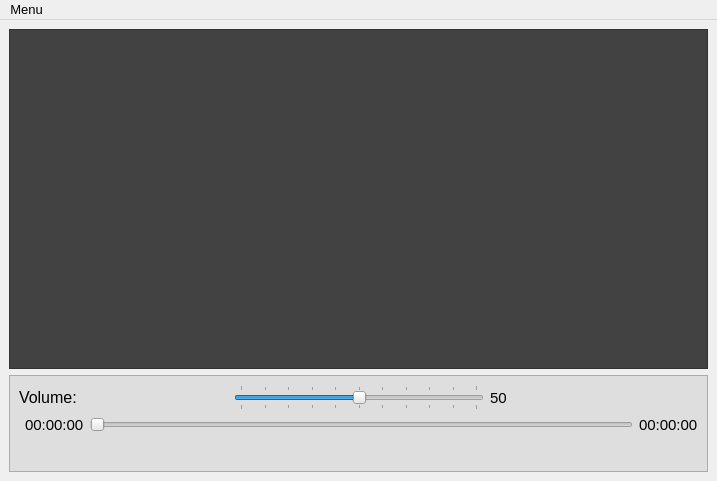
<?xml version="1.0" encoding="UTF-8"?>
<ui version="4.0">
 <class>SimpleMusiPlayer</class>
 <widget class="QMainWindow" name="SimpleMusiPlayer">
  <property name="geometry">
   <rect>
    <x>0</x>
    <y>0</y>
    <width>717</width>
    <height>481</height>
   </rect>
  </property>
  <property name="windowTitle">
   <string>Simple Music Player</string>
  </property>
  <property name="windowIcon">
   <iconset resource="utils/music_res.qrc">
    <normaloff>:/img/images/CD.png</normaloff>:/img/images/CD.png</iconset>
  </property>
  <widget class="QWidget" name="centralwidget">
   <layout class="QVBoxLayout" name="verticalLayout_3">
    <item>
     <widget class="QListWidget" name="listWidget">
      <property name="font">
       <font>
        <pointsize>13</pointsize>
        <weight>75</weight>
        <bold>true</bold>
       </font>
      </property>
      <property name="cursor" stdset="0">
       <cursorShape>PointingHandCursor</cursorShape>
      </property>
      <property name="styleSheet">
       <string notr="true">background-color: rgb(66, 66, 66);
color: rgb(255, 255, 127);
selection-background-color: rgb(255, 255, 82);
selection-color: rgb(66, 66, 66);</string>
      </property>
     </widget>
    </item>
    <item>
     <widget class="QFrame" name="frame_6">
      <property name="styleSheet">
       <string notr="true">background-color: rgb(222, 222, 222);</string>
      </property>
      <property name="frameShape">
       <enum>QFrame::StyledPanel</enum>
      </property>
      <property name="frameShadow">
       <enum>QFrame::Raised</enum>
      </property>
      <layout class="QVBoxLayout" name="verticalLayout">
       <item>
        <widget class="QFrame" name="frame_5">
         <property name="font">
          <font>
           <pointsize>1</pointsize>
          </font>
         </property>
         <property name="frameShape">
          <enum>QFrame::NoFrame</enum>
         </property>
         <property name="frameShadow">
          <enum>QFrame::Raised</enum>
         </property>
         <layout class="QHBoxLayout" name="horizontalLayout_4">
          <property name="leftMargin">
           <number>0</number>
          </property>
          <property name="topMargin">
           <number>0</number>
          </property>
          <property name="rightMargin">
           <number>0</number>
          </property>
          <property name="bottomMargin">
           <number>0</number>
          </property>
          <item>
           <widget class="QLabel" name="label">
            <property name="font">
             <font>
              <pointsize>12</pointsize>
             </font>
            </property>
            <property name="text">
             <string>Volume:</string>
            </property>
           </widget>
          </item>
          <item>
           <widget class="QSlider" name="volumeSlider">
            <property name="minimumSize">
             <size>
              <width>250</width>
              <height>0</height>
             </size>
            </property>
            <property name="maximumSize">
             <size>
              <width>250</width>
              <height>16777215</height>
             </size>
            </property>
            <property name="cursor">
             <cursorShape>PointingHandCursor</cursorShape>
            </property>
            <property name="minimum">
             <number>0</number>
            </property>
            <property name="maximum">
             <number>100</number>
            </property>
            <property name="singleStep">
             <number>1</number>
            </property>
            <property name="value">
             <number>50</number>
            </property>
            <property name="orientation">
             <enum>Qt::Horizontal</enum>
            </property>
            <property name="invertedAppearance">
             <bool>false</bool>
            </property>
            <property name="invertedControls">
             <bool>false</bool>
            </property>
            <property name="tickPosition">
             <enum>QSlider::TicksBothSides</enum>
            </property>
            <property name="tickInterval">
             <number>10</number>
            </property>
           </widget>
          </item>
          <item>
           <widget class="QLabel" name="volume_label">
            <property name="font">
             <font>
              <pointsize>11</pointsize>
              <weight>50</weight>
              <bold>false</bold>
             </font>
            </property>
            <property name="text">
             <string>50</string>
            </property>
           </widget>
          </item>
         </layout>
        </widget>
       </item>
       <item>
        <widget class="QFrame" name="frame_2">
         <property name="frameShape">
          <enum>QFrame::NoFrame</enum>
         </property>
         <property name="frameShadow">
          <enum>QFrame::Raised</enum>
         </property>
         <layout class="QHBoxLayout" name="horizontalLayout">
          <property name="leftMargin">
           <number>0</number>
          </property>
          <property name="topMargin">
           <number>0</number>
          </property>
          <property name="rightMargin">
           <number>0</number>
          </property>
          <property name="bottomMargin">
           <number>0</number>
          </property>
          <item>
           <widget class="QFrame" name="frame">
            <property name="maximumSize">
             <size>
              <width>250</width>
              <height>16777215</height>
             </size>
            </property>
            <property name="frameShape">
             <enum>QFrame::NoFrame</enum>
            </property>
            <property name="frameShadow">
             <enum>QFrame::Raised</enum>
            </property>
            <layout class="QVBoxLayout" name="verticalLayout_2">
             <property name="spacing">
              <number>0</number>
             </property>
             <property name="leftMargin">
              <number>0</number>
             </property>
             <property name="topMargin">
              <number>0</number>
             </property>
             <property name="rightMargin">
              <number>0</number>
             </property>
             <property name="bottomMargin">
              <number>0</number>
             </property>
            </layout>
           </widget>
          </item>
          <item>
           <widget class="QFrame" name="frame_4">
            <property name="frameShape">
             <enum>QFrame::NoFrame</enum>
            </property>
            <property name="frameShadow">
             <enum>QFrame::Raised</enum>
            </property>
            <layout class="QHBoxLayout" name="horizontalLayout_3">
             <property name="leftMargin">
              <number>0</number>
             </property>
             <property name="topMargin">
              <number>0</number>
             </property>
             <property name="rightMargin">
              <number>0</number>
             </property>
             <property name="bottomMargin">
              <number>0</number>
             </property>
             <item>
              <widget class="QLabel" name="start_time_label">
               <property name="font">
                <font>
                 <pointsize>11</pointsize>
                </font>
               </property>
               <property name="text">
                <string>00:00:00</string>
               </property>
              </widget>
             </item>
             <item>
              <widget class="QSlider" name="musicSlider">
               <property name="cursor">
                <cursorShape>PointingHandCursor</cursorShape>
               </property>
               <property name="orientation">
                <enum>Qt::Horizontal</enum>
               </property>
              </widget>
             </item>
             <item>
              <widget class="QLabel" name="end_time_label">
               <property name="font">
                <font>
                 <pointsize>11</pointsize>
                </font>
               </property>
               <property name="text">
                <string>00:00:00</string>
               </property>
              </widget>
             </item>
            </layout>
           </widget>
          </item>
         </layout>
        </widget>
       </item>
       <item alignment="Qt::AlignHCenter">
        <widget class="QFrame" name="frame_3">
         <property name="frameShape">
          <enum>QFrame::NoFrame</enum>
         </property>
         <property name="frameShadow">
          <enum>QFrame::Raised</enum>
         </property>
         <layout class="QHBoxLayout" name="horizontalLayout_2">
          <property name="spacing">
           <number>0</number>
          </property>
          <property name="topMargin">
           <number>0</number>
          </property>
          <property name="bottomMargin">
           <number>0</number>
          </property>
          <item>
           <widget class="QPushButton" name="playpushButton">
            <property name="cursor">
             <cursorShape>PointingHandCursor</cursorShape>
            </property>
            <property name="toolTip">
             <string>Play</string>
            </property>
            <property name="text">
             <string/>
            </property>
            <property name="icon">
             <iconset>
              <normaloff>utils/images/Play.png</normaloff>utils/images/Play.png</iconset>
            </property>
            <property name="iconSize">
             <size>
              <width>24</width>
              <height>24</height>
             </size>
            </property>
            <property name="flat">
             <bool>true</bool>
            </property>
           </widget>
          </item>
          <item>
           <widget class="QPushButton" name="pausepushButton">
            <property name="cursor">
             <cursorShape>PointingHandCursor</cursorShape>
            </property>
            <property name="toolTip">
             <string>Pause/Unpause</string>
            </property>
            <property name="text">
             <string/>
            </property>
            <property name="icon">
             <iconset resource="utils/music_res.qrc">
              <normaloff>:/img/images/Pause.png</normaloff>:/img/images/Pause.png</iconset>
            </property>
            <property name="iconSize">
             <size>
              <width>24</width>
              <height>24</height>
             </size>
            </property>
            <property name="flat">
             <bool>true</bool>
            </property>
           </widget>
          </item>
          <item>
           <widget class="QPushButton" name="stoppushButton">
            <property name="cursor">
             <cursorShape>PointingHandCursor</cursorShape>
            </property>
            <property name="toolTip">
             <string>Stop</string>
            </property>
            <property name="text">
             <string/>
            </property>
            <property name="icon">
             <iconset resource="utils/music_res.qrc">
              <normaloff>:/img/images/Stop.png</normaloff>:/img/images/Stop.png</iconset>
            </property>
            <property name="iconSize">
             <size>
              <width>24</width>
              <height>24</height>
             </size>
            </property>
            <property name="flat">
             <bool>true</bool>
            </property>
           </widget>
          </item>
          <item>
           <widget class="QPushButton" name="previouspushButton">
            <property name="cursor">
             <cursorShape>PointingHandCursor</cursorShape>
            </property>
            <property name="toolTip">
             <string>Previous</string>
            </property>
            <property name="text">
             <string/>
            </property>
            <property name="icon">
             <iconset resource="utils/music_res.qrc">
              <normaloff>:/img/images/Previous.png</normaloff>:/img/images/Previous.png</iconset>
            </property>
            <property name="iconSize">
             <size>
              <width>24</width>
              <height>24</height>
             </size>
            </property>
            <property name="flat">
             <bool>true</bool>
            </property>
           </widget>
          </item>
          <item>
           <widget class="QPushButton" name="nextpushButton">
            <property name="cursor">
             <cursorShape>PointingHandCursor</cursorShape>
            </property>
            <property name="toolTip">
             <string>Next</string>
            </property>
            <property name="text">
             <string/>
            </property>
            <property name="icon">
             <iconset resource="utils/music_res.qrc">
              <normaloff>:/img/images/Next.png</normaloff>:/img/images/Next.png</iconset>
            </property>
            <property name="iconSize">
             <size>
              <width>24</width>
              <height>24</height>
             </size>
            </property>
            <property name="flat">
             <bool>true</bool>
            </property>
           </widget>
          </item>
         </layout>
        </widget>
       </item>
      </layout>
     </widget>
    </item>
   </layout>
  </widget>
  <widget class="QMenuBar" name="menubar">
   <property name="geometry">
    <rect>
     <x>0</x>
     <y>0</y>
     <width>717</width>
     <height>24</height>
    </rect>
   </property>
   <property name="font">
    <font>
     <pointsize>10</pointsize>
    </font>
   </property>
   <property name="cursor">
    <cursorShape>ArrowCursor</cursorShape>
   </property>
   <widget class="QMenu" name="menuMenu">
    <property name="font">
     <font>
      <pointsize>10</pointsize>
     </font>
    </property>
    <property name="cursor">
     <cursorShape>PointingHandCursor</cursorShape>
    </property>
    <property name="title">
     <string>Menu</string>
    </property>
    <widget class="QMenu" name="menuAdd_Songs">
     <property name="title">
      <string>Add Songs</string>
     </property>
     <addaction name="separator"/>
    </widget>
    <addaction name="menuAdd_Songs"/>
    <addaction name="separator"/>
    <addaction name="actionRemove_Selected"/>
    <addaction name="separator"/>
    <addaction name="actionRemove_All"/>
   </widget>
   <addaction name="menuMenu"/>
  </widget>
  <action name="actionRemove_Selected">
   <property name="icon">
    <iconset resource="utils/music_res.qrc">
     <normaloff>:/img/images/Remove.png</normaloff>:/img/images/Remove.png</iconset>
   </property>
   <property name="text">
    <string>Remove Selected</string>
   </property>
   <property name="toolTip">
    <string>Remove Selected Song</string>
   </property>
   <property name="shortcut">
    <string>Del</string>
   </property>
  </action>
  <action name="actionRemove_All">
   <property name="icon">
    <iconset resource="utils/music_res.qrc">
     <normaloff>:/img/images/Delete.png</normaloff>:/img/images/Delete.png</iconset>
   </property>
   <property name="text">
    <string>Remove All</string>
   </property>
   <property name="toolTip">
    <string>Remove All Songs</string>
   </property>
   <property name="shortcut">
    <string>Alt+Del</string>
   </property>
  </action>
 </widget>
 <resources>
  <include location="utils/music_res.qrc"/>
 </resources>
 <connections/>
</ui>
